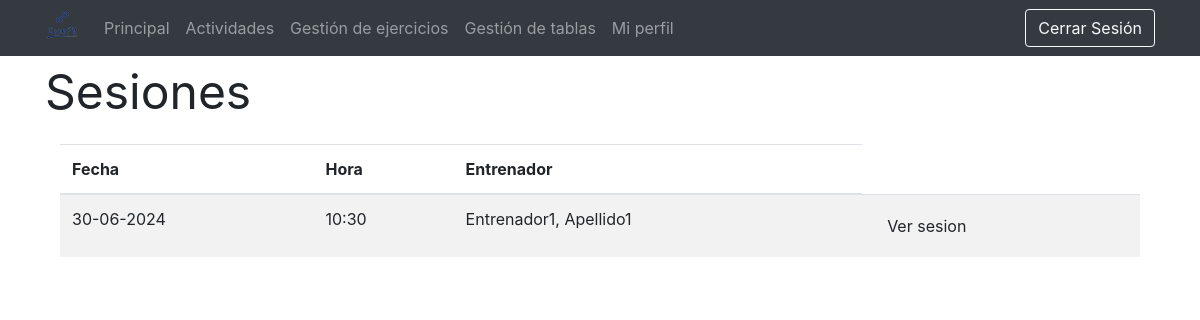
The app's page /vistas/verSesiones.php?id=14 (signed in) with its own data.
### tables this page shows
CREATE TABLE IF NOT EXISTS `sesion` (
  `idSesion` int(11) NOT NULL AUTO_INCREMENT,
  `fecha` date DEFAULT NULL,
  `hora` time DEFAULT '00:00:00',
  `nPlazasMax` int(11) NOT NULL,
  `nPlazasActual` int(11) NOT NULL,
  `Usuario_DNI` varchar(9) NOT NULL,
  `Actividad_idActividad` int(11) NOT NULL,
  PRIMARY KEY (`idSesion`),
  KEY `fk_Sesion_Usuario1_idx` (`Usuario_DNI`),
  KEY `fk_Sesion_Actividad1_idx` (`Actividad_idActividad`)
);

CREATE TABLE IF NOT EXISTS `usuario` (
  `ID` int(11) NOT NULL AUTO_INCREMENT,
  `DNI` varchar(9) NOT NULL,
  `nombre` varchar(45) NOT NULL,
  `apellidos` varchar(45) NOT NULL,
  `email` varchar(45) DEFAULT NULL,
  `password` varchar(50) NOT NULL,
  `tipo` varchar(20) NOT NULL,
  PRIMARY KEY (`ID`) USING BTREE
);

### modelos/m_gestionarSesiones.php (called while the page is built, shortened)
  <?php
  require_once '../controladores/controlador_sesion.php';
  class m_gestionarSesiones{
	public function getDatosSesionesActividad($var){
		$bd = conexion_BD();
		$r = $bd->query ("SELECT * FROM sesion WHERE Actividad_idActividad='$var'");
		return $r;
	}
}
  ?>

### controladores/controlador_sesion.php (called while the page is built, shortened)
<?php
require_once '../modelos/m_gestionarSesiones.php';
class controlador_sesion
{
  public static function getEsto($var){
	  $m_gestionarSesiones = new m_gestionarSesiones();
	if($m_gestionarSesiones->comprobarSesionesActividad($var))
    {
		return $m_gestionarSesiones->getDatosSesionesActividad($var);
		}
  }
}
?>

### modelos/m_gestionarUsuarios.php (called while the page is built, shortened)
<?php
class m_gestionarUsuarios
{
  public function getDatosUsuario($dni)
  {
    $bd = conexion_BD();
    $r = $bd->query("SELECT * FROM usuario WHERE DNI='" . $dni . "'");
    mysqli_data_seek($r, 0);
    $extraido = mysqli_fetch_array($r);
    return $extraido;
  }
}
?>

### controladores/controlador_usuario.php (called while the page is built, shortened)
<?php
require_once '../modelos/m_gestionarUsuarios.php';
class controlador_usuario
{
  public static function devolverUsuario($dni)
  {
    $m_gestionarUsuarios = new m_gestionarUsuarios();
    if ($m_gestionarUsuarios->comprobarUsuario($dni)) {
      return $m_gestionarUsuarios->getDatosUsuario($dni);
    }
  }
}

### vistas/verSesiones.php (the view, shortened to what this page needs)
<?php
require 'head.php';
require_once '../controladores/controlador_usuario.php';
require_once '../controladores/controlador_sesion.php';
$result = controlador_sesion::getEsto($var);
if (isset($_SESSION['userID']) && $_SESSION['userType'] == 'Administrador' && $_SESSION['connected'] == true) {
?>
  <body>
    <?php require 'header_admin.php' ?>
    <div class="container">
      <p style="font-size: -webkit-xxx-large;" id="actividades">Sesiones</p>
      <div class="table-responsive col-xs-12 col-sm-12 col-md-12 col-lg-12">
        <table class="table table-striped">
          <thead>
            <tr>
              <th>Fecha</th>
              <th>Hora</th>
              <th>Entrenador</th>
            </tr>
          </thead>
          <tbody>
            <?php
            foreach ($result as $reg) {
            ?>
              <tr>
                <td><?php echo date("d-m-Y", strtotime($reg['fecha'])); ?></td>
                <td><?php echo date("H:i", strtotime($reg['hora'])); ?></td>
                <td><?php $aux = controlador_usuario::devolverUsuario($reg['Usuario_DNI']);
                    echo ($aux['nombre']);
                    echo (", ");
                    echo ($aux['apellidos']); ?></td>
                <td>
                  <a href="../vistas/verSesion.php?idSesion=<?php echo $reg['idSesion']; ?>" style="text-decoration: none;"><button id="botonVer" type="button" class="btn btn-default1">Ver sesion</button></a>
                </td>
              </tr>
            <?php
            }
            ?>
  </body>
  </html>
  <?php
} else {
  if (isset($_SESSION['userID'])  && $_SESSION['connected'] == true && $_SESSION['userType'] == 'Deportista') {
    echo "<script>";
    echo "alert('No tienes permisos para entrar en esta pagina');";
    echo "window.location = '../vistas/deportista.php'";
    echo "</script>";
    exit();
  } else {
    if (isset($_SESSION['userID'])  && $_SESSION['connected'] == true && $_SESSION['userType'] == 'Entrenador') {
      require 'header_entrenador.php'
  ?>
      <body>
        <div class="container">
          <p style="font-size: -webkit-xxx-large;" id="actividades">Sesiones</p>
          <div class="table-responsive col-xs-12 col-sm-12 col-md-12 col-lg-12">
            <table class="table table-striped">
              <thead>
                <tr>
                  <th>Fecha</th>
                  <th>Hora</th>
                  <th>Entrenador</th>
                </tr>
              </thead>
              <tbody>
                <?php
                foreach ($result as $reg) {
                ?>
                  <tr>
                    <td><?php echo date("d-m-Y", strtotime($reg['fecha'])); ?></td>
                    <td><?php echo date("H:i", strtotime($reg['hora'])); ?></td>
                    <td><?php $aux = controlador_usuario::devolverUsuario($reg['Usuario_DNI']);
                        echo ($aux['nombre']);
                        echo (", ");
                        echo ($aux['apellidos']); ?></td>
                    <td>
                      <a href="../vistas/verSesion.php?idSesion=<?php echo $reg['idSesion']; ?>" style="text-decoration: none;"><button id="botonVer" type="button" class="btn btn-default1">Ver sesion</button></a>
                    </td>
                  </tr>
                <?php
                }
                ?>
      </body>
      </html>
<?php
    } else {
      echo "<script>";
      echo "alert('No tienes permisos para entrar en esta pagina');";
      echo "window.location = '../vistas/principal.php'";
      echo "</script>";
      exit();
    }
  }
}
?>

### records on screen
sesion: fecha "30-06-2024", hora "10:30", usuario.nombre "Entrenador1", usuario.apellidos "Apellido1"
